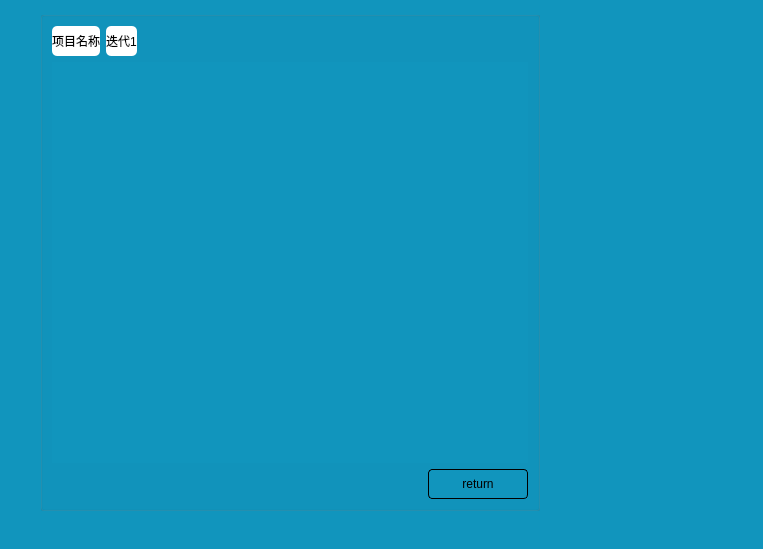
<?xml version="1.0" encoding="UTF-8"?>
<ui version="4.0">
 <class>CWidgetBurndown</class>
 <widget class="QWidget" name="CWidgetBurndown">
  <property name="geometry">
   <rect>
    <x>0</x>
    <y>0</y>
    <width>763</width>
    <height>549</height>
   </rect>
  </property>
  <property name="windowTitle">
   <string>Form</string>
  </property>
  <property name="styleSheet">
   <string notr="true">background-color: rgb(17, 149, 189);</string>
  </property>
  <layout class="QGridLayout" name="gridLayout_2">
   <item row="0" column="1" rowspan="2">
    <widget class="QGroupBox" name="groupBox">
     <property name="sizePolicy">
      <sizepolicy hsizetype="Fixed" vsizetype="Fixed">
       <horstretch>0</horstretch>
       <verstretch>0</verstretch>
      </sizepolicy>
     </property>
     <property name="minimumSize">
      <size>
       <width>500</width>
       <height>500</height>
      </size>
     </property>
     <property name="title">
      <string/>
     </property>
     <layout class="QGridLayout" name="gridLayout">
      <item row="0" column="0">
       <layout class="QHBoxLayout" name="horizontalLayout_2">
        <item>
         <widget class="QLabel" name="label_projectName">
          <property name="minimumSize">
           <size>
            <width>0</width>
            <height>30</height>
           </size>
          </property>
          <property name="maximumSize">
           <size>
            <width>16777215</width>
            <height>30</height>
           </size>
          </property>
          <property name="styleSheet">
           <string notr="true">background-color: rgb(255, 255, 255);
border-radius:5px;</string>
          </property>
          <property name="text">
           <string>项目名称</string>
          </property>
         </widget>
        </item>
        <item>
         <widget class="QLabel" name="label_sprintNo">
          <property name="maximumSize">
           <size>
            <width>16777215</width>
            <height>30</height>
           </size>
          </property>
          <property name="styleSheet">
           <string notr="true">background-color: rgb(255, 255, 255);
border-radius:5px;</string>
          </property>
          <property name="text">
           <string>迭代1</string>
          </property>
         </widget>
        </item>
        <item>
         <spacer name="horizontalSpacer_4">
          <property name="orientation">
           <enum>Qt::Horizontal</enum>
          </property>
          <property name="sizeHint" stdset="0">
           <size>
            <width>40</width>
            <height>20</height>
           </size>
          </property>
         </spacer>
        </item>
       </layout>
      </item>
      <item row="1" column="0">
       <widget class="QWidget" name="widget" native="true">
        <property name="sizePolicy">
         <sizepolicy hsizetype="Expanding" vsizetype="Expanding">
          <horstretch>0</horstretch>
          <verstretch>0</verstretch>
         </sizepolicy>
        </property>
        <property name="minimumSize">
         <size>
          <width>100</width>
          <height>100</height>
         </size>
        </property>
       </widget>
      </item>
      <item row="2" column="0">
       <layout class="QHBoxLayout" name="horizontalLayout">
        <item>
         <spacer name="horizontalSpacer">
          <property name="orientation">
           <enum>Qt::Horizontal</enum>
          </property>
          <property name="sizeHint" stdset="0">
           <size>
            <width>141</width>
            <height>20</height>
           </size>
          </property>
         </spacer>
        </item>
        <item>
         <widget class="QPushButton" name="btnGetback">
          <property name="minimumSize">
           <size>
            <width>100</width>
            <height>30</height>
           </size>
          </property>
          <property name="styleSheet">
           <string notr="true">QPushButton{
border:1px solid black;
border-radius:4px;
padding:4px;
}
QPushButton::hover{
border:1px solid black;
border-radius:4px;
background-color:lightgray;
padding:4px
}
QPushButton::pressed{
border:1px solid black;
border-radius:4px;
background-color:gray;
padding:4px
}</string>
          </property>
          <property name="text">
           <string>return</string>
          </property>
         </widget>
        </item>
       </layout>
      </item>
     </layout>
    </widget>
   </item>
   <item row="0" column="2">
    <spacer name="horizontalSpacer_2">
     <property name="orientation">
      <enum>Qt::Horizontal</enum>
     </property>
     <property name="sizeHint" stdset="0">
      <size>
       <width>223</width>
       <height>20</height>
      </size>
     </property>
    </spacer>
   </item>
   <item row="1" column="0">
    <spacer name="horizontalSpacer_3">
     <property name="orientation">
      <enum>Qt::Horizontal</enum>
     </property>
     <property name="sizeHint" stdset="0">
      <size>
       <width>40</width>
       <height>20</height>
      </size>
     </property>
    </spacer>
   </item>
   <item row="2" column="1">
    <spacer name="verticalSpacer">
     <property name="orientation">
      <enum>Qt::Vertical</enum>
     </property>
     <property name="sizeHint" stdset="0">
      <size>
       <width>17</width>
       <height>80</height>
      </size>
     </property>
    </spacer>
   </item>
  </layout>
 </widget>
 <resources>
  <include location="ks24_03.qrc"/>
 </resources>
 <connections/>
</ui>
